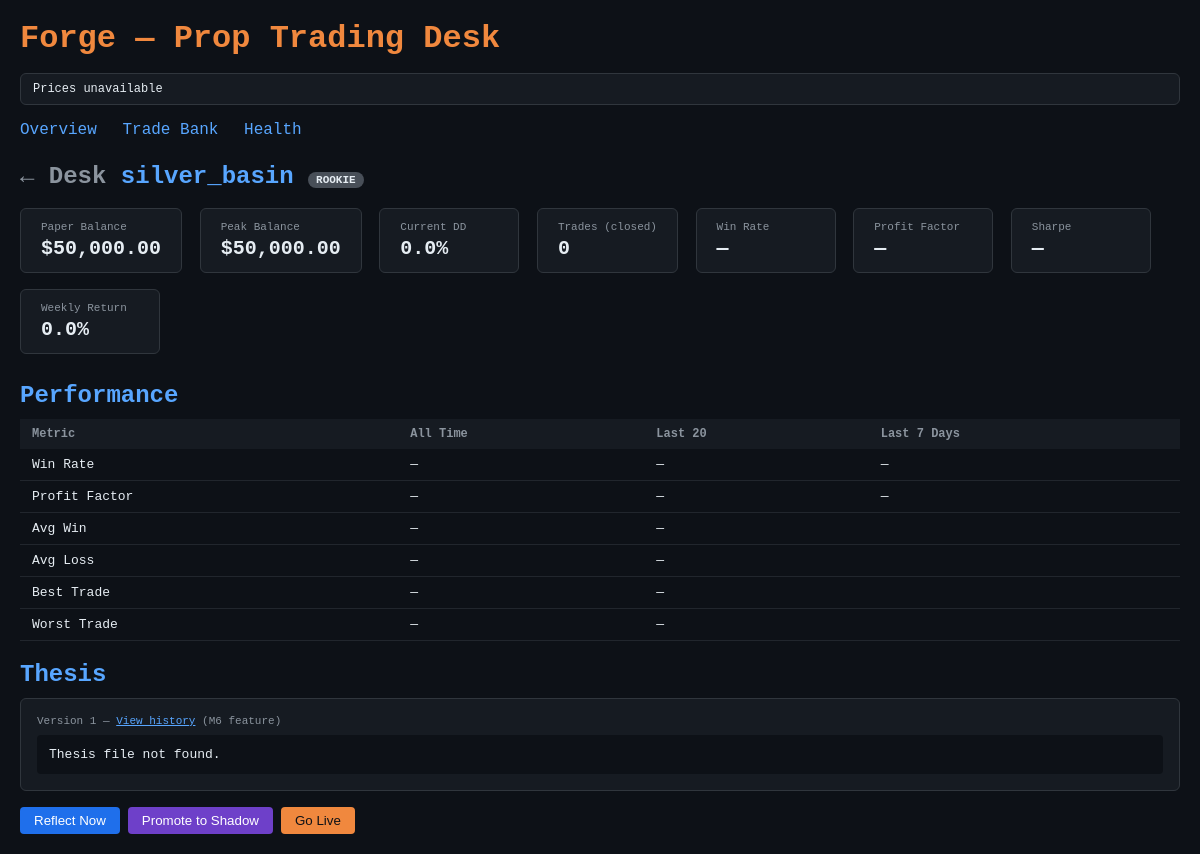
Screenshot of /agents/silver_basin with the database file from the repository.
### tables this page shows
CREATE TABLE agents (
    id TEXT PRIMARY KEY,
    name TEXT NOT NULL,
    status TEXT NOT NULL DEFAULT 'rookie',
    spawn_date TEXT NOT NULL,
    cull_date TEXT,
    config_json TEXT NOT NULL DEFAULT '{}',
    current_thesis_version INTEGER NOT NULL DEFAULT 1
);

CREATE TABLE accounts (
    id INTEGER PRIMARY KEY AUTOINCREMENT,
    agent_id TEXT NOT NULL,
    mode TEXT NOT NULL DEFAULT 'paper',
    balance REAL NOT NULL,
    peak_balance REAL NOT NULL,
    recorded_at TEXT NOT NULL,
    FOREIGN KEY (agent_id) REFERENCES agents(id)
);

### web/app.py (the view)
@app.get("/agents/{name}", response_class=HTMLResponse)
async def agent_detail(request: Request, name: str):
    conn = app.state.conn
    provider = getattr(app.state, "provider", None)
    config = getattr(app.state, "config", None)
    data_source = (
        data_source_map.get(config.get("data_source", "stub"), "STUB")
        if config
        else "STUB"
    )
    exchange_ok = provider is not None and getattr(provider._backend, "available", True)
    agent = conn.execute("SELECT * FROM agents WHERE id = ?", (name,)).fetchone()
    if not agent:
        return HTMLResponse("Agent not found", status_code=404)
    agent = dict(agent)
    aid = agent["id"]
    account = conn.execute(
        "SELECT * FROM accounts WHERE agent_id = ? AND mode = 'paper' ORDER BY id DESC LIMIT 1",
        (aid,),
    ).fetchone()
    account_dict = (
        dict(account) if account else {"balance": 50000.0, "peak_balance": 50000.0}
    )
    peak = account_dict["peak_balance"]
    max_dd = (peak - account_dict["balance"]) / peak if peak > 0 else 0.0
    metrics = compute_metrics(conn, aid)
    open_positions = conn.execute(
        "SELECT * FROM positions WHERE agent_id = ?", (aid,)
    ).fetchall()
    trade_history = conn.execute(
        "SELECT * FROM trades WHERE agent_id = ? ORDER BY entry_timestamp DESC LIMIT 50",
        (aid,),
    ).fetchall()
    thesis_version = agent.get("current_thesis_version", 1)
    thesis_path = Path("agents/theses") / f"{aid}_v{thesis_version}.md"
    try:
        thesis_text = thesis_path.read_text(encoding="utf-8")
    except FileNotFoundError:
        thesis_text = "Thesis file not found."
    return templates.TemplateResponse(
        "agent_detail.html",
        {
            "request": request,
            "agent": agent,
            "account": account_dict,
            "max_drawdown": max_dd,
            "metrics": metrics,
            "open_positions": [dict(p) for p in open_positions],
            "trade_history": [dict(t) for t in trade_history],
            "thesis_version": thesis_version,
            "thesis_text": thesis_text,
            "data_source": data_source,
            "exchange_ok": exchange_ok,
        },
    )

### web/templates/agent_detail.html (shortened to what this page needs)
{% extends "base.html" %}
{% block content %}
<h2>
  <a href="/" style="color:#8b949e;text-decoration:none;">&larr; Desk</a>
  {{ agent.name }}
  <span class="badge badge-{{ agent.status }}">{{ agent.status.upper() }}</span>
</h2>
<div>
  <div class="stat-card">
    <div class="stat-label">Paper Balance</div>
    <div class="stat-value" id="ag-balance">${{ "{:,.2f}".format(account.get('balance', 50000)) }}</div>
  </div>
  <div class="stat-card">
    <div class="stat-label">Peak Balance</div>
    <div class="stat-value">${{ "{:,.2f}".format(account.get('peak_balance', 50000)) }}</div>
  </div>
  <div class="stat-card">
    <div class="stat-label">Current DD</div>
    <div class="stat-value loss">{{ "{:.1%}".format(max_drawdown) }}</div>
  </div>
  <div class="stat-card">
    <div class="stat-label">Trades (closed)</div>
    <div class="stat-value">{{ metrics.closed_trades }}</div>
  </div>
  <div class="stat-card">
    <div class="stat-label">Win Rate</div>
    <div class="stat-value {{ 'win' if metrics.win_rate >= 0.55 else ('loss' if metrics.win_rate > 0 else '') }}">
      {{ "{:.1%}".format(metrics.win_rate) if metrics.win_rate > 0 else '—' }}
    </div>
  </div>
  <div class="stat-card">
    <div class="stat-label">Profit Factor</div>
    <div class="stat-value {{ 'win' if metrics.profit_factor >= 1.4 else ('loss' if metrics.profit_factor > 0 else '') }}">
      {{ "{:.2f}".format(metrics.profit_factor) if metrics.profit_factor > 0 else '—' }}
    </div>
  </div>
  <div class="stat-card">
    <div class="stat-label">Sharpe</div>
    <div class="stat-value {{ 'win' if metrics.sharpe >= 1.5 else ('loss' if metrics.sharpe > 0 else '') }}">
      {{ "{:.2f}".format(metrics.sharpe) if metrics.sharpe > 0 else '—' }}
    </div>
  </div>
  <div class="stat-card">
    <div class="stat-label">Weekly Return</div>
    <div class="stat-value {{ 'win' if metrics.last_7d_return > 0 else ('loss' if metrics.last_7d_return < 0 else '') }}">
      {{ "{:+.2%}".format(metrics.last_7d_return) if metrics.last_7d_return != 0 else '0.0%' }}
    </div>
  </div>
</div>
<h2>Performance</h2>
<table>
  <tr><th>Metric</th><th>All Time</th><th>Last 20</th><th>Last 7 Days</th></tr>
  <tr>
    <td>Win Rate</td>
    <td>{{ "{:.1%}".format(metrics.win_rate) if metrics.win_rate > 0 else '—' }}</td>
    <td>{{ "{:.1%}".format(metrics.last_20_win_rate) if metrics.last_20_win_rate > 0 else '—' }}</td>
    <td>—</td>
  </tr>
  <tr>
    <td>Profit Factor</td>
    <td>{{ "{:.2f}".format(metrics.profit_factor) if metrics.profit_factor > 0 else '—' }}</td>
    <td>{{ "{:.2f}".format(metrics.last_20_pf) if metrics.last_20_pf > 0 else '—' }}</td>
    <td>—</td>
  </tr>
  <tr>
    <td>Avg Win</td>
    <td>{{ "{:+.2%}".format(metrics.avg_win_pct) if metrics.avg_win_pct != 0 else '—' }}</td>
    <td colspan="2">—</td>
  </tr>
  <tr>
    <td>Avg Loss</td>
    <td>{{ "{:.2%}".format(metrics.avg_loss_pct) if metrics.avg_loss_pct != 0 else '—' }}</td>
    <td colspan="2">—</td>
  </tr>
  <tr>
    <td>Best Trade</td>
    <td>{{ "{:+.2%}".format(metrics.best_trade_pct) if metrics.best_trade_pct != 0 else '—' }}</td>
    <td colspan="2">—</td>
  </tr>
  <tr>
    <td>Worst Trade</td>
    <td>{{ "{:.2%}".format(metrics.worst_trade_pct) if metrics.worst_trade_pct != 0 else '—' }}</td>
    <td colspan="2">—</td>
  </tr>
</table>
<h2>Thesis</h2>
<div style="background:#161b22;border:1px solid #30363d;border-radius:6px;padding:16px;margin-top:8px;">
  <div style="color:#8b949e;font-size:11px;margin-bottom:8px;">
    Version {{ thesis_version }} &mdash;
    <a href="#" style="color:#58a6ff;">View history</a>
    (M6 feature)
  </div>
  <pre style="white-space:pre-wrap;color:#e6edf3;font-size:13px;background:#0d1117;padding:12px;border-radius:4px;">{{ thesis_text }}</pre>
</div>
<div style="margin-top:16px;display:flex;gap:8px;">
  <button onclick="alert('Reflection triggered (M6 feature placeholder)')" style="background:#1f6feb;color:#fff;border:none;border-radius:4px;padding:6px 14px;cursor:pointer;">Reflect Now</button>
  <button onclick="alert('Promote to Shadow (M9 feature placeholder)')" style="background:#6e40c9;color:#fff;border:none;border-radius:4px;padding:6px 14px;cursor:pointer;">Promote to Shadow</button>
  <button onclick="alert('Go Live (M9 feature placeholder)')" style="background:#f0883e;color:#0d1117;border:none;border-radius:4px;padding:6px 14px;cursor:pointer;">Go Live</button>
</div>
{% endblock %}

### web/templates/base.html (style rules this page uses)
* { box-sizing: border-box; margin: 0; padding: 0; }
body { font-family: 'Courier New', monospace; background: #0d1117; color: #e6edf3; padding: 20px; }
h2 { color: #58a6ff; margin: 20px 0 10px; }
table { width: 100%; border-collapse: collapse; margin-top: 8px; }
th { background: #161b22; color: #8b949e; text-align: left; padding: 8px 12px; font-size: 12px; }
td { padding: 8px 12px; border-bottom: 1px solid #21262d; font-size: 13px; }
.badge { display: inline-block; padding: 2px 8px; border-radius: 12px; font-size: 11px; font-weight: bold; }
.badge-rookie { background: #484f58; color:#e6edf3; }
.loss { color: #f85149; }
.stat-card { display: inline-block; background: #161b22; border: 1px solid #30363d; border-radius: 6px; padding: 12px 20px; margin: 8px 8px 8px 0; min-width: 140px; }
.stat-label { color: #8b949e; font-size: 11px; }
.stat-value { color: #e6edf3; font-size: 20px; font-weight: bold; margin-top: 4px; }

### rows the page displays
agents: name "silver_basin", status "ROOKIE"
accounts: balance "50,000.00", peak_balance "50,000.00"

### other values shown
{{ "{:.1%}".format(max_drawdown) }} "0.0%"
{{ metrics.closed_trades }} "0"
{{ "{:.1%}".format(metrics.win_rate) if metrics.win_rate > 0 else '—' }} "—"
{{ "{:.2f}".format(metrics.sharpe) if metrics.sharpe > 0 else '—' }} "—"
{{ "{:.2f}".format(metrics.last_20_pf) if metrics.last_20_pf > 0 else '—' }} "—"
{{ thesis_version }} "1"
{{ thesis_text }} "Thesis file not found."
